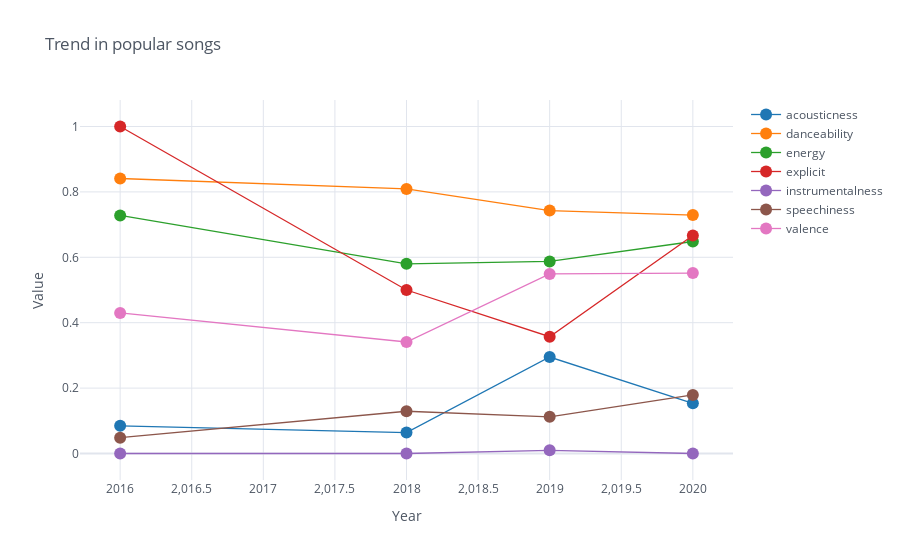

This figure's notebook cell:
### Code cell
trend.iplot(kind="scatter", title="Trend in popular songs", xTitle="Year", yTitle="Value", colorscale="plotly", mode="lines+markers")

### Figure 1 — Plotly figure (JSON) as saved in the notebook; plotly's stock layout.template omitted (floating-point values rounded to 4 significant figures)
{"data": [{"line": {"color": "rgba(31, 119, 180, 1.0)", "dash": "solid", "shape": "linear", "width": 1.3}, "marker": {"size": 12, "symbol": "circle"}, "mode": "lines+markers", "name": "acousticness", "text": "", "type": "scatter", "x": [2016, 2018, 2019, 2020], "y": [0.0847, 0.06407, 0.2951, 0.1536]}, {"line": {"color": "rgba(255, 127, 14, 1.0)", "dash": "solid", "shape": "linear", "width": 1.3}, "marker": {"size": 12, "symbol": "circle"}, "mode": "lines+markers", "name": "danceability", "text": "", "type": "scatter", "x": [2016, 2018, 2019, 2020], "y": [0.841, 0.809, 0.7428, 0.7293]}, {"line": {"color": "rgba(44, 160, 44, 1.0)", "dash": "solid", "shape": "linear", "width": 1.3}, "marker": {"size": 12, "symbol": "circle"}, "mode": "lines+markers", "name": "energy", "text": "", "type": "scatter", "x": [2016, 2018, 2019, 2020], "y": [0.728, 0.58, 0.5875, 0.6483]}, {"line": {"color": "rgba(214, 39, 40, 1.0)", "dash": "solid", "shape": "linear", "width": 1.3}, "marker": {"size": 12, "symbol": "circle"}, "mode": "lines+markers", "name": "explicit", "text": "", "type": "scatter", "x": [2016, 2018, 2019, 2020], "y": [1, 0.5, 0.3571, 0.6667]}, {"line": {"color": "rgba(148, 103, 189, 1.0)", "dash": "solid", "shape": "linear", "width": 1.3}, "marker": {"size": 12, "symbol": "circle"}, "mode": "lines+markers", "name": "instrumentalness", "text": "", "type": "scatter", "x": [2016, 2018, 2019, 2020], "y": [0, 0, 0.009614, 1.378e-05]}, {"line": {"color": "rgba(140, 86, 75, 1.0)", "dash": "solid", "shape": "linear", "width": 1.3}, "marker": {"size": 12, "symbol": "circle"}, "mode": "lines+markers", "name": "speechiness", "text": "", "type": "scatter", "x": [2016, 2018, 2019, 2020], "y": [0.0484, 0.1292, 0.1121, 0.1792]}, {"line": {"color": "rgba(227, 119, 194, 1.0)", "dash": "solid", "shape": "linear", "width": 1.3}, "marker": {"size": 12, "symbol": "circle"}, "mode": "lines+markers", "name": "valence", "text": "", "type": "scatter", "x": [2016, 2018, 2019, 2020], "y": [0.43, 0.341, 0.549, 0.5517]}], "layout": {"legend": {"bgcolor": "#FFFFFF", "font": {"color": "#4D5663"}}, "paper_bgcolor": "#FFFFFF", "plot_bgcolor": "#FFFFFF", "title": {"font": {"color": "#4D5663"}, "text": "Trend in popular songs"}, "xaxis": {"gridcolor": "#E1E5ED", "showgrid": true, "tickfont": {"color": "#4D5663"}, "title": {"font": {"color": "#4D5663"}, "text": "Year"}, "zerolinecolor": "#E1E5ED"}, "yaxis": {"gridcolor": "#E1E5ED", "showgrid": true, "tickfont": {"color": "#4D5663"}, "title": {"font": {"color": "#4D5663"}, "text": "Value"}, "zerolinecolor": "#E1E5ED"}}}
